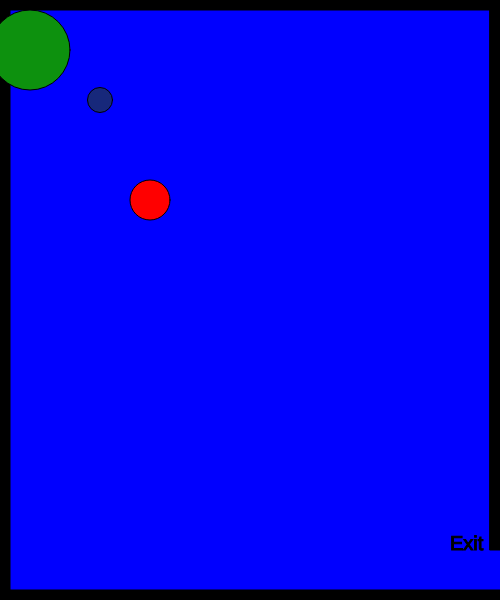
Frame 1 (no input)
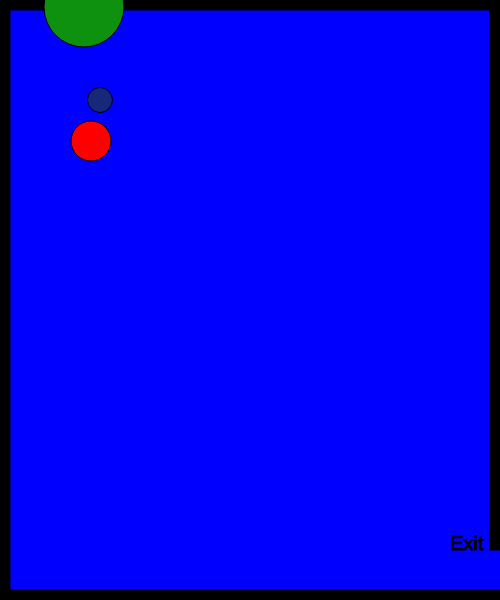
Frame 60 (no input)
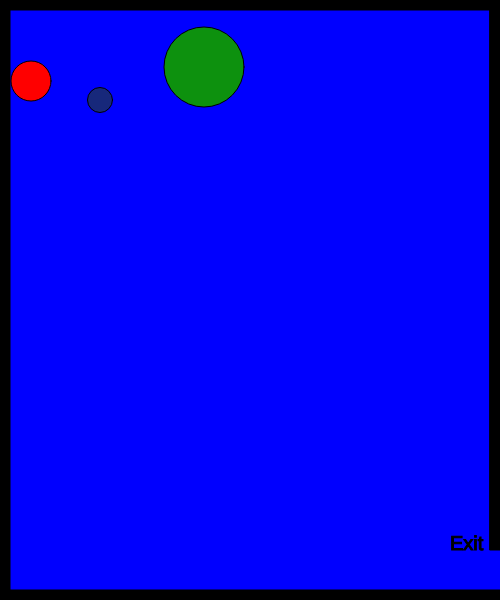
Frame 120 (the mouse pressed at the canvas centre since frame 60)

The p5.js sketch that drew these frames (run headless with seeded random() and noise() and a simulated clock; from frame 60 on, the mouse is pressed at the canvas centre):

// p5.js sketch
// ── sketch.js
// X and Y for my character
var characterX = 100;
var characterY = 100;

// Key codes for each letter
var w = 87;
var s = 83;
var a = 65;
var d = 68;

// Variables for the first enemy circle
var shapeX = 30;
var shapeY = 50;
var shapeXSpeed;
var shapeYSpeed;

// Variables for the second enemy circle
var enemy2X = 150;
var enemy2Y = 200;
var enemy2XSpeed;
var enemy2YSpeed;

// Creating a shape when the mouse is clicked
var mouseShapeX;
var mouseShapeY;

function moveEnemy() {
    shapeX -= shapeXSpeed;
    shapeY -= shapeYSpeed;

    // Bounce off the canvas edges for the first enemy circle
    if (shapeX > width || shapeX < 0) {
        shapeXSpeed *= -1;
    }

    if (shapeY > height || shapeY < 0) {
        shapeYSpeed *= -1;
    }
}

function moveEnemy2() {
    // Move the second enemy in the opposite direction
    enemy2X -= enemy2XSpeed;
    enemy2Y -= enemy2YSpeed;

    // Bounce off the canvas edges for the second enemy circle
    if (enemy2X > width - 20 || enemy2X < 20) {
        enemy2XSpeed *= -1;
    }

    if (enemy2Y > height - 20 || enemy2Y < 20) {
        enemy2YSpeed *= -1;
    }
}

function setup() {
    createCanvas(500, 600);
    // Random speed when it first starts for the first enemy circle
    shapeXSpeed = Math.floor(Math.random() * (Math.floor(Math.random() * 3)) + 1);
    shapeYSpeed = Math.floor(Math.random() * (Math.floor(Math.random() * 3)) + 1);

    // Random speed when it first starts for the second enemy circle
    enemy2XSpeed = Math.floor(Math.random() * (Math.floor(Math.random() * 3)) + 1);
    enemy2YSpeed = Math.floor(Math.random() * (Math.floor(Math.random() * 3)) + 1);
}

function draw() {
    background(0, 0, 255);
    stroke(0);
    fill(0);

    // top
    rect(0, 0, width, 10);

    // left
    rect(0, 0, 10, height);

    // bottom
    rect(0, height - 10, width, 10);

    // right
    rect(width - 10, 0, 10, height - 50);

    // completion message
    textSize(20);
    text("Exit", width - 50, height - 50);

    // First Enemy Circle
    fill(13, 145, 14);
    circle(shapeX, shapeY, 80);

    // Second Enemy Circle
    fill(255, 0, 0); // Red color for the second enemy circle
    circle(enemy2X, enemy2Y, 40);

    // character
    fill(23, 40, 123);
    circle(characterX, characterY, 25);

    if (keyIsDown(w)) {
        characterY -= 10;
    }

    if (keyIsDown(s)) {
        characterY += 10;
    }

    if (keyIsDown(a)) {
        characterX -= 10;
    }

    if (keyIsDown(d)) {
        characterX += 10;
    }

    // Move the shapes
    moveEnemy();
    moveEnemy2();

    // character reaches the exit
    if (characterX > width && characterY > width - 50) {
        fill(0);
        stroke(5);
        textSize(48);
        text("You Win!", width / 2 - 50, height / 2 - 50);
    }

    // creating a shape based on the mouse click
    fill(120, 103, 140);
    circle(mouseShapeX, mouseShapeY, 25);
}

function mouseClicked() {
    mouseShapeX = mouseX;
    mouseShapeY = mouseY;
}
